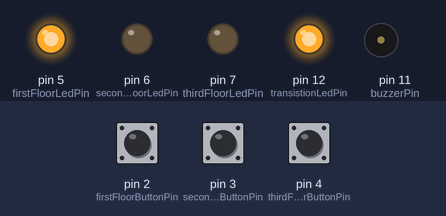
Recording of a sketch running on a simulated Arduino Uno, built with avr-gcc and run on an emulated ATmega328P. Shown: output pins drawn as LEDs (lit = HIGH), buzzer (waves = sounding). Dashed ring = blinking. Inputs (shaded band) come from the test bench; at power-on: pin 3 (secondFloorButtonPin) LOW, pin 2 (firstFloorButtonPin) LOW, pin 4 (thirdFloorButtonPin) LOW.

Above: at 1.2 s.
1.3 s: pin 3 (secondFloorButtonPin) pulled HIGH for 0.15 s
At 2.7 s:
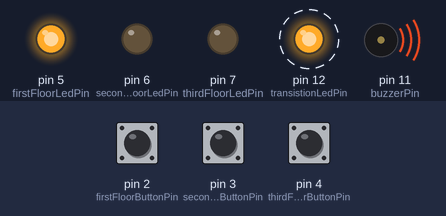
At 3.6 s:
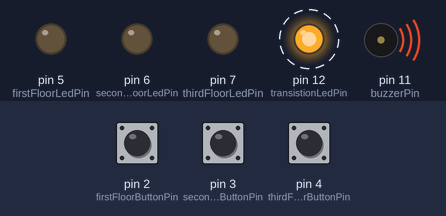
4.3 s: pin 2 (firstFloorButtonPin) pulled HIGH for 0.15 s
At 5.0 s:
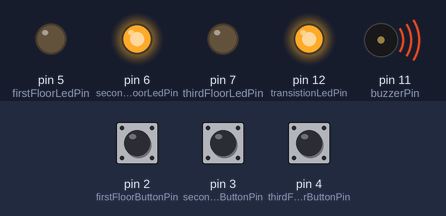
7.4 s: pin 3 (secondFloorButtonPin) pulled HIGH for 1 s
At 7.4 s:
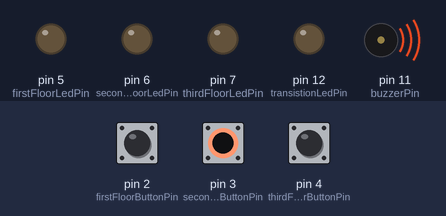
11.4 s: pin 4 (thirdFloorButtonPin) pulled HIGH for 0.15 s
14.5 s: pin 2 (firstFloorButtonPin) pulled HIGH for 1 s
18.5 s: pin 2 (firstFloorButtonPin) pulled HIGH for 3.2 s
Timing chart, 0 to 26.8 s (numbered marks = the images above; inputs shaded):
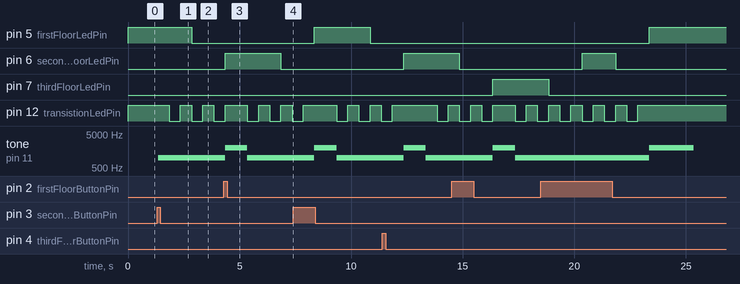

Measured:
- after the input at 1.3 s, pin 5 (firstFloorLedPin): HIGH → LOW after 1.6 s; pin 12 (transistionLedPin): alternates HIGH for 0.50 s and LOW for 0.50 s, starting after 0.55 s; tone on pin 11 (buzzerPin): silent → 1000 Hz after 0.05 s

The sketch:

code_hm_3.ino
```cpp
const int buzzerPin = 11;

const int transistionLedPin = 12;
const int firstFloorLedPin = 5;
const int secondFloorLedPin = 6;
const int thirdFloorLedPin = 7;

const int firstFloorButtonPin = 2;
const int secondFloorButtonPin = 3;
const int thirdFloorButtonPin = 4;

byte readingFirstFloorButton = LOW;
byte lastReadingFirstFloorButton = LOW;
byte firstFloorButtonState = LOW;
byte readingSecondFloorButton = LOW;
byte lastReadingSecondFloorButton = LOW;
byte secondFloorButtonState = LOW;
byte readingThirdFloorButton = LOW;
byte lastReadingThirdFloorButton = LOW;
byte thirdFloorButtonState = LOW;

unsigned int lastDebounceTimeFirstFloorButton = 0;
unsigned int lastDebounceTimeSecondFloorButton = 0;
unsigned int lastDebounceTimeThirdFloorButton = 0;
unsigned int lastDebounceTimeLed = 0;
unsigned int lastDebounceTimeBuzzer = 0;
unsigned int lastDebounceTimeFloorsLed = 0;
unsigned int lastDebounceTimeTransitionLed = 0;
unsigned int lastDebounceTimeElevator = 0;
unsigned int debounceDelayButton = 50;
unsigned int debounceDelayLed = 1000;
unsigned int debounceDelayBuzzer = 1000;
unsigned int debounceDelayTransitionLed = 500;
unsigned int debounceDelayFloorsLed = 1500;
unsigned int debounceDelayElevator = 1000;
unsigned int startQueue = 0;
unsigned int endQueue = 0;
unsigned int queue[100];
unsigned int currentFloor = 1;
unsigned int currentMillis;

int increment;                  //used to know if we go down or up with the elevator
int endFloor;                   //destination
int startFloor = 5;             //departure

byte ledStateTransition = LOW;            //led state corresponding to each button
byte ledStateElevator = HIGH;   //led state corresponding to the transition between each floor
int count = 0;

bool elevatorWorking = 0;
void setup() {

  pinMode(buzzerPin, OUTPUT);

  pinMode(transistionLedPin, OUTPUT);
  pinMode(firstFloorLedPin, OUTPUT);
  pinMode(secondFloorLedPin, OUTPUT);
  pinMode(thirdFloorLedPin, OUTPUT);

  pinMode(firstFloorButtonPin, INPUT);
  pinMode(secondFloorButtonPin, INPUT);
  pinMode(thirdFloorButtonPin, INPUT);

  Serial.begin(9600);
}

void loop() {
  readingFirstFloorButton = digitalRead(firstFloorButtonPin);                       //reading the state of the buttons
  readingSecondFloorButton = digitalRead(secondFloorButtonPin);
  readingThirdFloorButton = digitalRead(thirdFloorButtonPin);
  currentMillis = millis();
  if (readingFirstFloorButton != lastReadingFirstFloorButton) {                     //checking if the buttons are pressed and save their pin values in a queue
    lastDebounceTimeFirstFloorButton = currentMillis;
  }
  if ((currentMillis - lastDebounceTimeFirstFloorButton) > debounceDelayButton) {
    if (readingFirstFloorButton != firstFloorButtonState) {
      firstFloorButtonState = readingFirstFloorButton;
      if (readingFirstFloorButton != LOW) {
        queue[endQueue++] = firstFloorLedPin;
      }
    }
  }
  lastReadingFirstFloorButton = readingFirstFloorButton;

  if (readingSecondFloorButton != lastReadingSecondFloorButton) {
    lastDebounceTimeSecondFloorButton = currentMillis;
  }
  if ((currentMillis - lastDebounceTimeSecondFloorButton) > debounceDelayButton) {
    if (readingSecondFloorButton != secondFloorButtonState) {
      secondFloorButtonState = readingSecondFloorButton;
      if (readingSecondFloorButton != LOW) {
        queue[endQueue++] = secondFloorLedPin;
      }
    }
  }
  lastReadingSecondFloorButton = readingSecondFloorButton;

  if (readingThirdFloorButton != lastReadingThirdFloorButton) {
    lastDebounceTimeThirdFloorButton = currentMillis;
  }
  if ((currentMillis - lastDebounceTimeThirdFloorButton) > debounceDelayButton) {
    if (readingThirdFloorButton != thirdFloorButtonState) {
      thirdFloorButtonState = readingThirdFloorButton;
      if (readingThirdFloorButton != LOW) {
        queue[endQueue++] = thirdFloorLedPin;
      }
    }
  }
  lastReadingThirdFloorButton = readingThirdFloorButton;

  if (startQueue != endQueue && !elevatorWorking) {                                           //check if there are values saved in the queue and if the elevator is working
    if (currentMillis - lastDebounceTimeElevator >= debounceDelayElevator)
    {
      endFloor = queue[startQueue];                                                             //extract the first value from the queue (the destination)
      elevatorWorking = true;
      lastDebounceTimeElevator = currentMillis;
      tone(buzzerPin, 1000);                                                                    //turn on the buzzer
      startQueue++;
      lastDebounceTimeFloorsLed = currentMillis;
      if (endFloor > startFloor) {                                                              //verify if the elevator is going up or down
        increment = 1;
      } else {
        increment = -1;
      }
    }

  }

  if (elevatorWorking) {                                                                      //while the elevator is working
    if (currentMillis - lastDebounceTimeTransitionLed >= debounceDelayTransitionLed) {        //make the transition led blink
      lastDebounceTimeTransitionLed = currentMillis;
      ledStateTransition = !ledStateTransition;
      digitalWrite(transistionLedPin, ledStateTransition);
    }
    digitalWrite(startFloor, ledStateElevator);
    if (currentMillis - lastDebounceTimeFloorsLed >= debounceDelayFloorsLed) {              //make the leds that correspond to every floor blink twice
      lastDebounceTimeFloorsLed = currentMillis;
      if (ledStateElevator == LOW) {
        ledStateElevator = HIGH;
        startFloor += increment;                                                            //go to the next floor after the led had been turned on and off
      } else {
        ledStateElevator = LOW;
      }
    }
    if (abs(endFloor - startFloor) == 0) {                                                  //arrive at the destination and start the buzzer at a different frequency
      elevatorWorking = false;
      lastDebounceTimeElevator = currentMillis;
      tone(buzzerPin, 2000);
      lastDebounceTimeBuzzer = currentMillis;
    }
  } else if (!elevatorWorking) {                                                            //while the elevator is not working
    digitalWrite(startFloor, HIGH);                                                         //keep the led for the current floor on
    digitalWrite(transistionLedPin, HIGH);                                                  //and also the transition led
    if (currentMillis - lastDebounceTimeBuzzer > debounceDelayBuzzer) {                     //turn off the buzzer after 1 second after the elevator arrived at the destination
      lastDebounceTimeBuzzer = currentMillis;
      noTone(buzzerPin);
    }
  }

}
```
